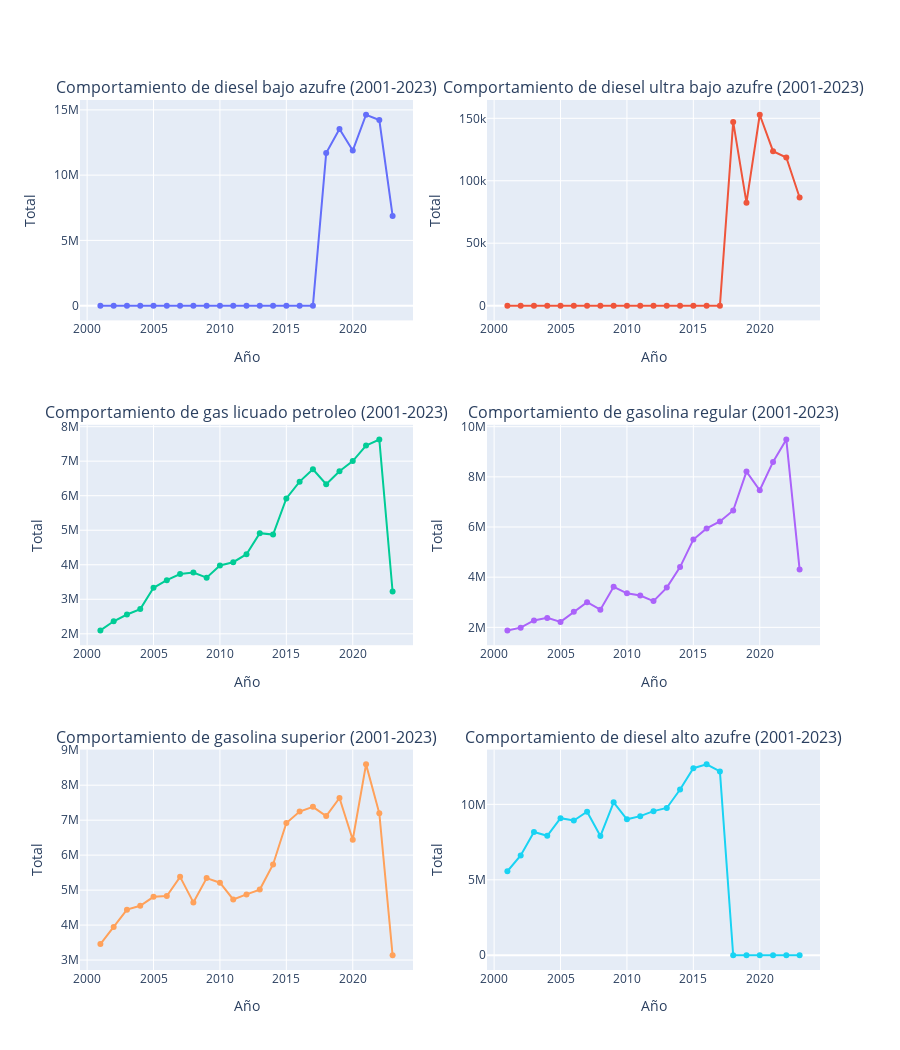

Here is the notebook cell this chart was saved with:
### Code cell
data['anio'] = data['fecha'].dt.year
data['mes'] = data['fecha'].dt.month

frequency_cols = 2
columns = [col for col in data.columns if col not in ['fecha', 'mes', 'anio']]
fig = make_subplots(rows=frequency_rows, cols=frequency_cols, subplot_titles=[f"Comportamiento de {' '.join(column.split('_'))} (2001-2023)" for column in columns], vertical_spacing=0.12)

for i, column in enumerate(columns):
    try:
        data[column] = pd.to_numeric(data[column].str.replace(',', ''))
    except AttributeError:
        pass

    year_values = data.groupby('anio')[column].sum()
    trace = go.Scatter(x=year_values.index, y=year_values.values, name=f"Total {' '.join(column.split('_'))}", mode='lines+markers')    
    fig.add_trace(trace, row=(i // frequency_cols) + 1, col=(i % frequency_cols) + 1)

height_p = 350 
height_p = height_p * frequency_rows

fig.update_layout(showlegend=False, height=height_p)
fig.update_xaxes(title_text="Año")
fig.update_yaxes(title_text=f"Total")

fig.show()

### Figure 1 — Plotly figure (JSON) as saved in the notebook; plotly's stock layout.template omitted (floating-point values rounded to 4 significant figures)
{"data": [{"mode": "lines+markers", "name": "Total diesel bajo azufre", "type": "scatter", "x": [2001, 2002, 2003, 2004, 2005, 2006, 2007, 2008, 2009, 2010, 2011, 2012, 2013, 2014, 2015, 2016, 2017, 2018, 2019, 2020, 2021, 2022, 2023], "xaxis": "x", "y": [0, 0, 0, 0, 0, 0, 0, 0, 0, 0, 0, 0, 0, 0, 0, 0, 0, 11690000.0, 13530000.0, 11880000.0, 14630000.0, 14220000.0, 6873000.0], "yaxis": "y"}, {"mode": "lines+markers", "name": "Total diesel ultra bajo azufre", "type": "scatter", "x": [2001, 2002, 2003, 2004, 2005, 2006, 2007, 2008, 2009, 2010, 2011, 2012, 2013, 2014, 2015, 2016, 2017, 2018, 2019, 2020, 2021, 2022, 2023], "xaxis": "x2", "y": [0, 0, 0, 0, 0, 0, 0, 0, 0, 0, 0, 0, 0, 0, 0, 0, 0, 147100.0, 82420.0, 152800.0, 123700.0, 118600.0, 86610.0], "yaxis": "y2"}, {"mode": "lines+markers", "name": "Total gas licuado petroleo", "type": "scatter", "x": [2001, 2002, 2003, 2004, 2005, 2006, 2007, 2008, 2009, 2010, 2011, 2012, 2013, 2014, 2015, 2016, 2017, 2018, 2019, 2020, 2021, 2022, 2023], "xaxis": "x3", "y": [2098000.0, 2364000.0, 2559000.0, 2715000.0, 3333000.0, 3554000.0, 3732000.0, 3776000.0, 3624000.0, 3980000.0, 4074000.0, 4305000.0, 4915000.0, 4873000.0, 5919000.0, 6407000.0, 6765000.0, 6332000.0, 6707000.0, 7003000.0, 7453865, 7626000.0, 3224000.0], "yaxis": "y3"}, {"mode": "lines+markers", "name": "Total gasolina regular", "type": "scatter", "x": [2001, 2002, 2003, 2004, 2005, 2006, 2007, 2008, 2009, 2010, 2011, 2012, 2013, 2014, 2015, 2016, 2017, 2018, 2019, 2020, 2021, 2022, 2023], "xaxis": "x4", "y": [1878000.0, 1989000.0, 2276000.0, 2378000.0, 2218000.0, 2618000.0, 3002000.0, 2704000.0, 3617000.0, 3358000.0, 3268000.0, 3047000.0, 3585000.0, 4403000.0, 5500000.0, 5945000.0, 6222000.0, 6658000.0, 8209000.0, 7465000.0, 8595000.0, 9485000.0, 4307000.0], "yaxis": "y4"}, {"mode": "lines+markers", "name": "Total gasolina superior", "type": "scatter", "x": [2001, 2002, 2003, 2004, 2005, 2006, 2007, 2008, 2009, 2010, 2011, 2012, 2013, 2014, 2015, 2016, 2017, 2018, 2019, 2020, 2021, 2022, 2023], "xaxis": "x5", "y": [3459000.0, 3949000.0, 4442000.0, 4553000.0, 4808000.0, 4834000.0, 5379000.0, 4649000.0, 5343000.0, 5213000.0, 4734000.0, 4877000.0, 5015000.0, 5735000.0, 6919000.0, 7246000.0, 7381000.0, 7118000.0, 7634000.0, 6440000.0, 8596000.0, 7196000.0, 3139000.0], "yaxis": "y5"}, {"mode": "lines+markers", "name": "Total diesel alto azufre", "type": "scatter", "x": [2001, 2002, 2003, 2004, 2005, 2006, 2007, 2008, 2009, 2010, 2011, 2012, 2013, 2014, 2015, 2016, 2017, 2018, 2019, 2020, 2021, 2022, 2023], "xaxis": "x6", "y": [5567000.0, 6616000.0, 8164000.0, 7915000.0, 9086000.0, 8932000.0, 9513000.0, 7898000.0, 10140000.0, 9011000.0, 9220000.0, 9550000.0, 9761000.0, 10980000.0, 12400000.0, 12650000.0, 12190000.0, 0, 0, 0, 0, 0, 0], "yaxis": "y6"}], "layout": {"annotations": [{"font": {"size": 16}, "showarrow": false, "text": "Comportamiento de diesel bajo azufre (2001-2023)", "x": 0.225, "xanchor": "center", "xref": "paper", "y": 1, "yanchor": "bottom", "yref": "paper"}, {"font": {"size": 16}, "showarrow": false, "text": "Comportamiento de diesel ultra bajo azufre (2001-2023)", "x": 0.775, "xanchor": "center", "xref": "paper", "y": 1, "yanchor": "bottom", "yref": "paper"}, {"font": {"size": 16}, "showarrow": false, "text": "Comportamiento de gas licuado petroleo (2001-2023)", "x": 0.225, "xanchor": "center", "xref": "paper", "y": 0.6267, "yanchor": "bottom", "yref": "paper"}, {"font": {"size": 16}, "showarrow": false, "text": "Comportamiento de gasolina regular (2001-2023)", "x": 0.775, "xanchor": "center", "xref": "paper", "y": 0.6267, "yanchor": "bottom", "yref": "paper"}, {"font": {"size": 16}, "showarrow": false, "text": "Comportamiento de gasolina superior (2001-2023)", "x": 0.225, "xanchor": "center", "xref": "paper", "y": 0.2533, "yanchor": "bottom", "yref": "paper"}, {"font": {"size": 16}, "showarrow": false, "text": "Comportamiento de diesel alto azufre (2001-2023)", "x": 0.775, "xanchor": "center", "xref": "paper", "y": 0.2533, "yanchor": "bottom", "yref": "paper"}], "height": 1050, "showlegend": false, "xaxis": {"anchor": "y", "domain": [0, 0.45], "title": {"text": "Año"}}, "xaxis2": {"anchor": "y2", "domain": [0.55, 1], "title": {"text": "Año"}}, "xaxis3": {"anchor": "y3", "domain": [0, 0.45], "title": {"text": "Año"}}, "xaxis4": {"anchor": "y4", "domain": [0.55, 1], "title": {"text": "Año"}}, "xaxis5": {"anchor": "y5", "domain": [0, 0.45], "title": {"text": "Año"}}, "xaxis6": {"anchor": "y6", "domain": [0.55, 1], "title": {"text": "Año"}}, "yaxis": {"anchor": "x", "domain": [0.7467, 1], "title": {"text": "Total"}}, "yaxis2": {"anchor": "x2", "domain": [0.7467, 1], "title": {"text": "Total"}}, "yaxis3": {"anchor": "x3", "domain": [0.3733, 0.6267], "title": {"text": "Total"}}, "yaxis4": {"anchor": "x4", "domain": [0.3733, 0.6267], "title": {"text": "Total"}}, "yaxis5": {"anchor": "x5", "domain": [0, 0.2533], "title": {"text": "Total"}}, "yaxis6": {"anchor": "x6", "domain": [0, 0.2533], "title": {"text": "Total"}}}}
